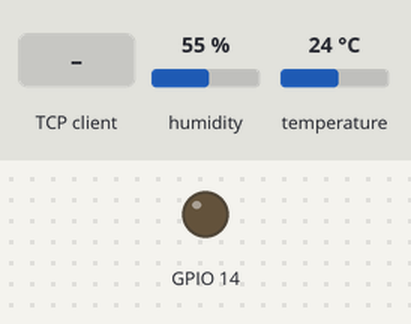
Simulated run of this program. Board: Raspberry Pi (BCM pin numbers). Parts: output pins drawn as LEDs (lit = HIGH). The inputs (shaded band) are chosen by the test bench; at power-on: humidity 55 %, temperature 24 °C. One TCP client connects 1 s after the port opens and stays connected; library files of the repository ran but are not shown: dht12.py; what the program prints to the terminal is not drawn.

Above: at 1.2 s.
1.3 s: the TCP client sends "1"
Timing chart, 0 to 4.3 s (numbered marks = the images above; inputs shaded):
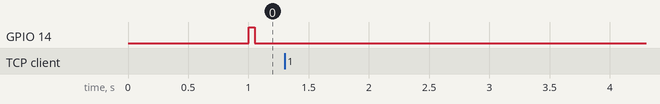

Measured:
- after the input at 1.3 s, every drawn part: stays the same

The program:

send_temp.py
```python
# -*- coding:utf-8 -*-

import socket
import dht12
import getch

host = "222.229.69.221" # サーバーのホスト名
port = 1234 # クライアントと同じPORT


serversock = socket.socket(socket.AF_INET, socket.SOCK_STREAM)
serversock.setsockopt(socket.SOL_SOCKET, socket.SO_REUSEADDR, 1)
serversock.bind((host,port)) #IPとPORTを指定してバインド
serversock.listen(10) # 接続の待ち受け (キューの最大数を指定)


def main():
    while True:
        print('Waiting for connections...')

        clientsock, client_address = serversock.accept() # 接続されればデータを格納

        msg = dht12.main()
        rcvmsg = clientsock.recv(1024)
        print('Received -> %s' % (rcvmsg))
        print('temperature: %d\n' % (msg))

        clientsock.sendall(msg.to_bytes(2, 'big')) # メッセージを返す

        clientsock.close()


if __name__ == '__main__':
    try:
        main()
    except KeyboardInterrupt:
        print(' close')
```
